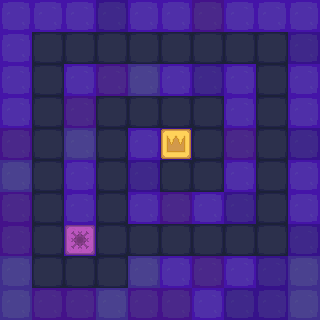

A level layout from a 2D game, rendered from its tile map. Below: a short description, then the map file with its tile-grid data intact:
An orthogonal 10x10 tile map with 32x32 px tiles, 2 tile layers (background, interactable) and 10 objects.

<map version="1.10" tiledversion="1.11.2" orientation="orthogonal" renderorder="right-down" width="10" height="10" tilewidth="32" tileheight="32" infinite="0" nextlayerid="6" nextobjectid="12">
 <tileset firstgid="1" source="gamefield.tsx" />
 <layer id="1" name="background" width="10" height="10">
  <data encoding="csv">
1,1,1,2,1,1,11,1,1,1,
1,13,13,13,13,13,13,13,13,2,
1,13,1,11,12,1,2,1,13,1,
1,13,11,13,13,13,13,1,13,1,
11,13,12,13,1,2,13,11,13,2,
12,13,1,13,2,13,13,1,13,1,
11,13,1,13,1,11,1,2,13,1,
11,13,1,13,13,13,13,13,13,2,
12,1,11,11,12,1,11,1,2,12,
12,11,11,12,11,11,1,2,2,12
</data>
 </layer>
 <layer id="2" name="interactable" width="10" height="10">
  <data encoding="csv">
0,0,0,0,0,0,0,0,0,0,
0,0,0,0,0,0,0,0,0,0,
0,0,0,0,0,0,0,0,0,0,
0,0,0,0,0,0,0,0,0,0,
0,0,0,0,0,22,0,0,0,0,
0,0,0,0,0,0,0,0,0,0,
0,0,0,0,0,0,0,0,0,0,
0,0,21,0,0,0,0,0,0,0,
0,13,13,13,0,0,0,0,0,0,
0,0,0,0,0,0,0,0,0,0
</data>
 </layer>
 <objectgroup id="4" name="zones">
  <object id="10" x="166.988" y="133.662" width="19.7088" height="21.1422">
   <properties>
    <property name="type" value="win" />
   </properties>
  </object>
 </objectgroup>
 <objectgroup id="5" name="walls">
  <object id="1" x="34.7592" y="34.0426" width="245.823" height="25.8007" />
  <object id="2" x="99.9776" y="99.9776" width="119.328" height="21.5006" />
  <object id="3" x="100.694" y="226.473" width="183.113" height="24.009" />
  <object id="4" x="260.157" y="66.2934" width="21.8589" height="153.371" />
  <object id="5" x="195.297" y="132.945" width="24.7256" height="55.1848" />
  <object id="6" x="165.554" y="162.688" width="21.1422" height="25.084" />
  <object id="7" x="100.694" y="131.512" width="22.5756" height="87.794" />
  <object id="8" x="35.4759" y="259.798" width="86.3606" height="19.3505" />
  <object id="9" x="35.1176" y="64.5017" width="24.7256" height="184.188" />
 </objectgroup>
</map>